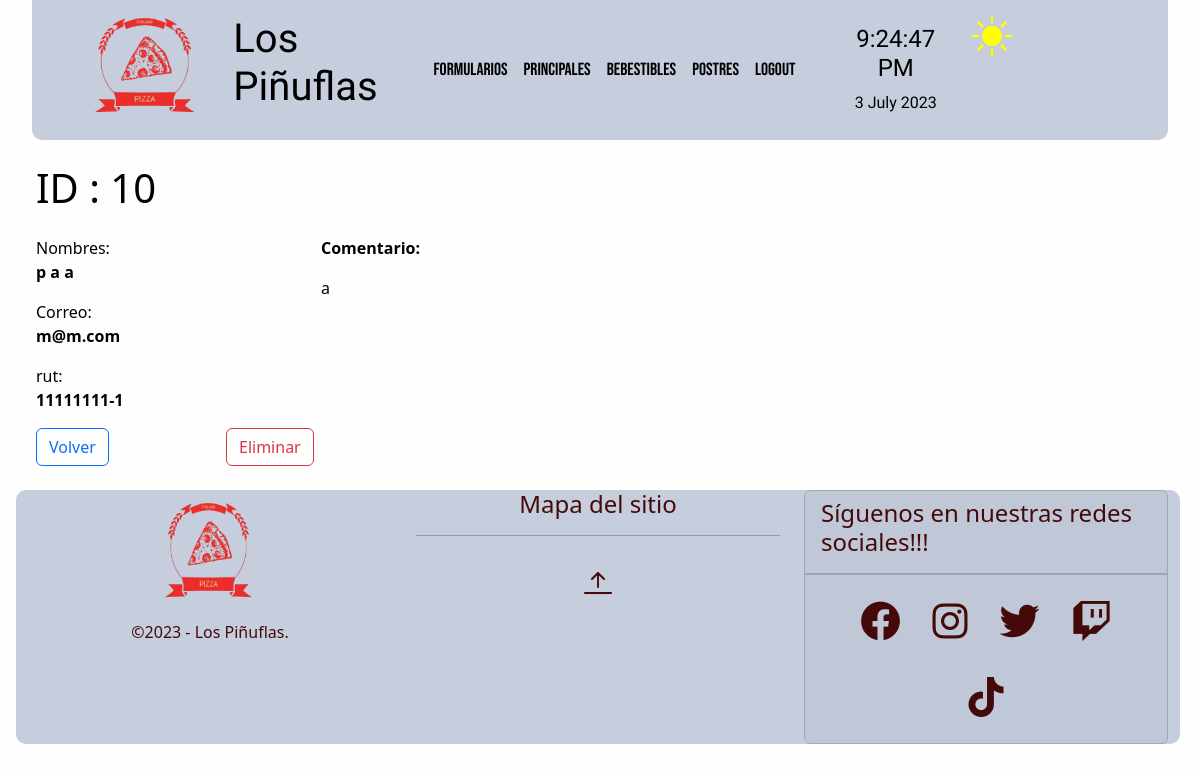
/crud/formularios/detail/10, run on the app's committed database.
### crud/models.py (models this page shows, shortened)
class Formulario(models.Model):
    nombre=models.CharField(max_length=15)
    paterno=models.CharField(max_length=15)
    materno=models.CharField(max_length=15)
    rut=models.CharField(max_length=12)
    email=models.EmailField()
    comentarios=models.CharField(max_length=501)
    class Meta:
        verbose_name = 'formulario'
        verbose_name_plural = 'formularios'

### crud/views.py (the view)
# urls.py: path('formularios/detail/<str:formulario_id>', formulario_detail, name="formulario-detail"),
def formulario_detail(request, formulario_id):
    try:
        formulario = Formulario.objects.get(id=formulario_id)
        if formulario:
            context = {'formulario':formulario}
            return render(request,'crud/formulario-detail.html',context)
        else:
            return redirect(reverse('formularios') + '?lala')
    except:
        return redirect(reverse('formularios') + '?FAIL')

### crud/templates/crud/formulario-detail.html (shortened to what this page needs)
{% extends 'crud/base.html' %}
{% load static %}
{% block content %}
<div class="container m-4">
    <div class="row mb-3">
        <h1>ID : {{formulario.id}}</h1>
    </div>
    <div class="row">
        <div class="col-md-3">
            <ul class="list-unstyled">
                <li class="mb-2">Nombres: <p class="fw-bold">{{formulario.nombre}} {{formulario.paterno}} {{formulario.materno}}</p></li>
                <li class="mb-2">Correo: <p class="fw-bold">{{formulario.email}}</p></li>
                <li class="mb-2">rut: <p class="fw-bold">{{formulario.rut}}</p></li>
            </ul>
        </div>
        <div class="col-md-4">
            <p class="fw-bold">Comentario:</p>
            <div class="elementoComentario">{{ formulario.comentarios }}</div>
        </div>
    </div>
    <div class="row">
        <div class="col-2">
            <a class="btn btn-outline-primary" href="{% url 'formularios' %}">Volver</a>
        </div>
        <div class="col-2">
            <a class="btn btn-outline-danger" d
            href="{% url 'formulario-delete' formulario_id=formulario.id %}">
            Eliminar
        </a>
        </div>
    </div>
</div>
{% endblock %}

### core/static/core/css/colors.css (style rules this page uses)
:root,[new-data-bs-theme="light"] { --clr-light:#FFF9DE; --crl-dark:#67d4f5; --clr-primary:#5350ff; --clr-secondary:#FFD3B0; --clr-accent:#f54141; --clr-accent2:#440a0a; --bg-top-bottom:#c6cddc; --bg-middle:#fefefe; --text-top: black; --text-middle: black; --text-bottom:black; --fg: var(--clr-light); --bg: var(--crl-dark); }
body { background-color: #2C3333; }
.colors-middle { background: var(--bg-middle); color: var(--text-middle); transition: background-color 1.2s ease-in-out; }

### data on the page
Formulario: id "10", nombre "p", paterno "a", materno "a", email "m@m.com", rut "11111111-1", comentarios "a"
